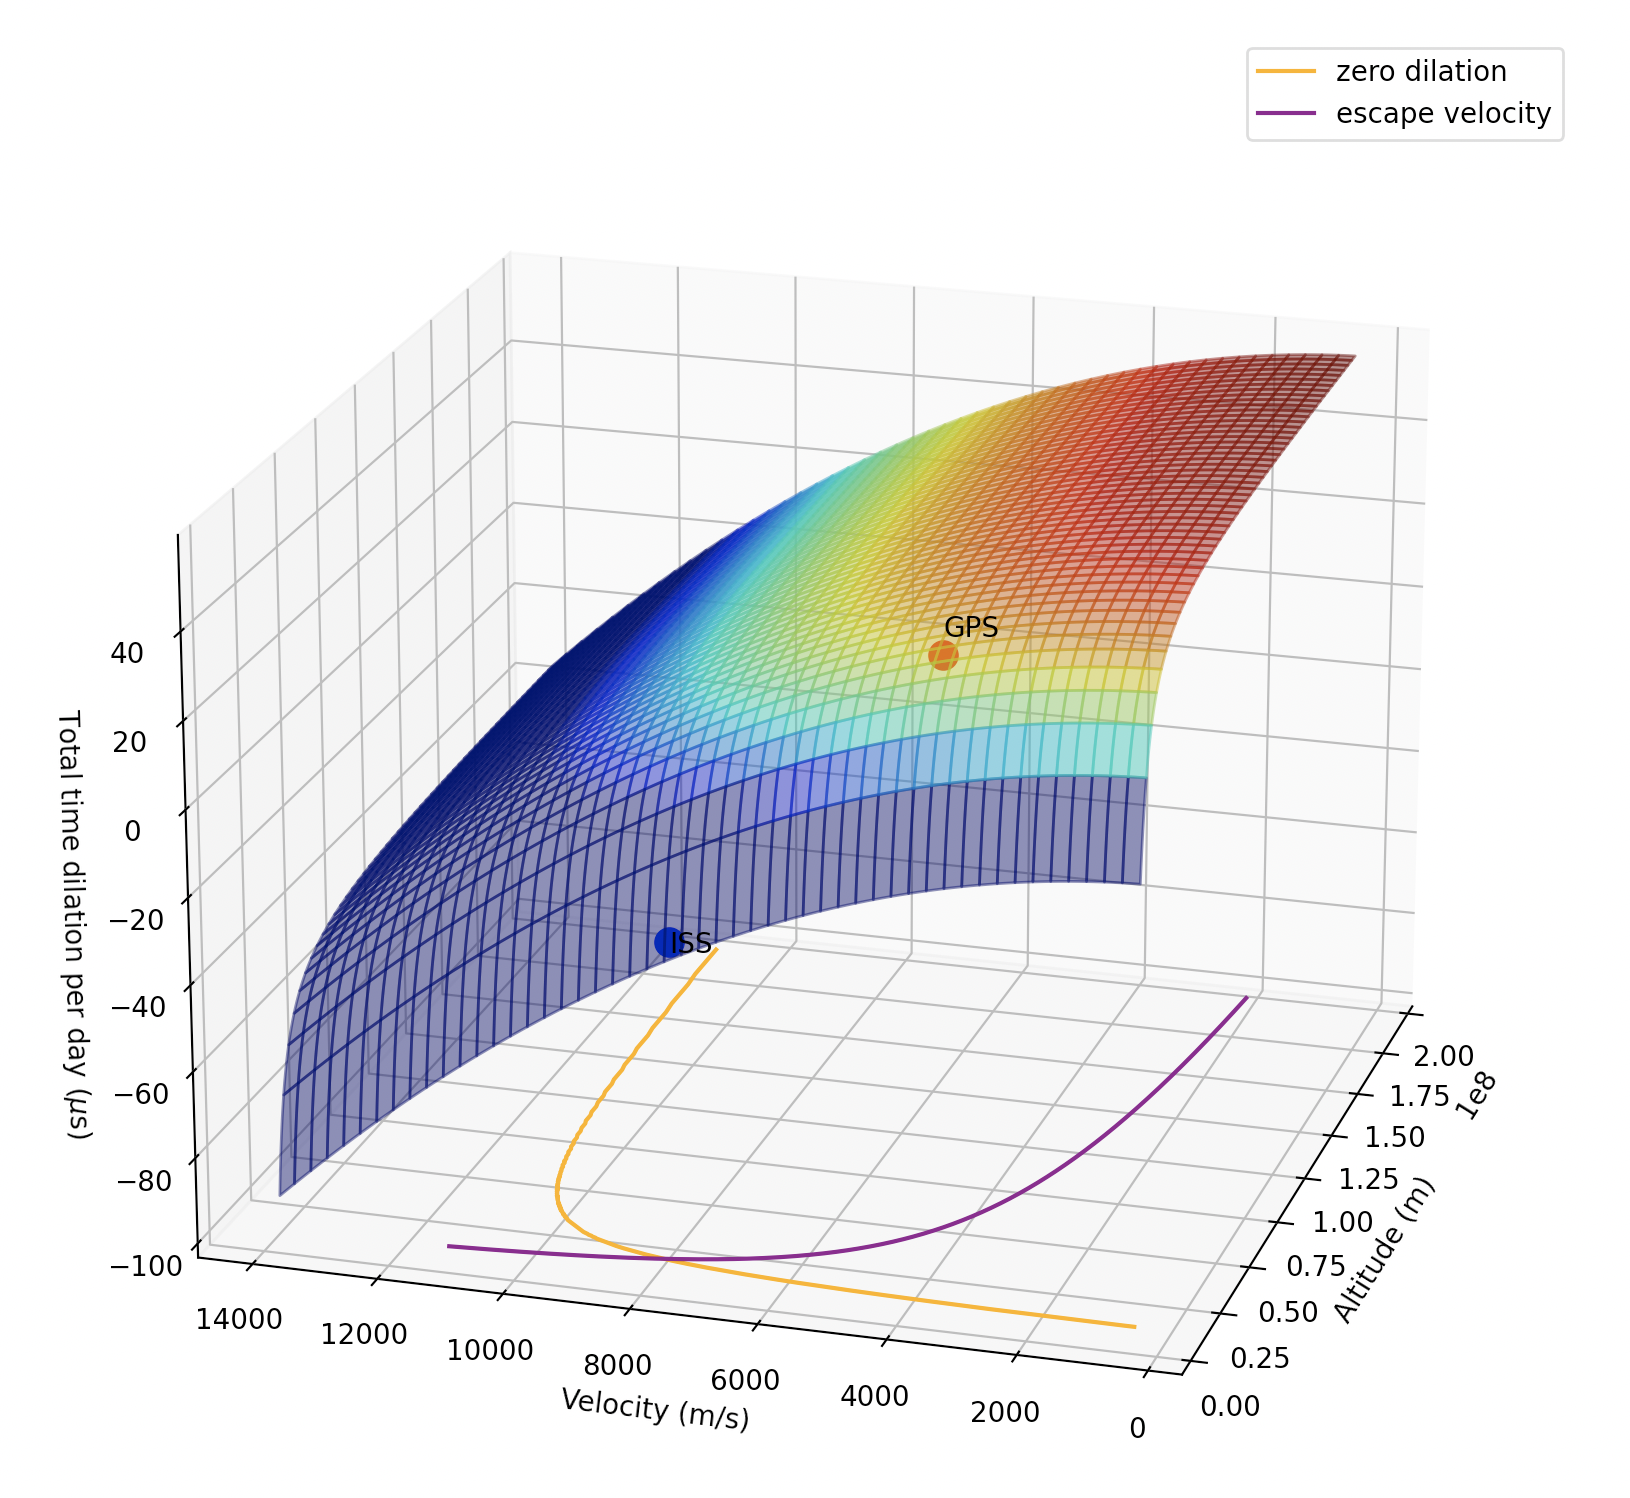

The Python source for this figure:
#!/usr/bin/env python3

''' This code plots the total time dilation of a clock relative to a ground clock,
	as a function of their relative velocity and radii. 
	This total dilation is the product of kinetic and potential dilation.
	The ISS and a GPS satellite are plotted for reference.
	Additionally, the line of zero dilation (relative to ground clock),
	and the line of escape velocity are also plotted for analysis.
	It is seen that the ground-level escape velocity (purely kinetic) exactly matches
	the asymptote for zero dilation, establishing conversion to purely potential.
'''

import numpy as np
from numpy import sqrt, pi
import matplotlib.pyplot as plt
from matplotlib import cm

#FORMULAE
#Total time dilation is given as microseconds per day
def potential(r2): return sqrt(1-2*G*M/(r2*c**2))/sqrt(1-2*G*M/(r1*c**2))
def kinetic(v2): return sqrt(1-v2**2/c**2)/sqrt(1-v1**2/c**2)
def combined(r2, v2): return (spd*(potential(r2) * kinetic(v2)-1))*1E6

#CONSTANTS
c = 2.998E8 #speed of light (m/s)
G = 6.674E-11 #gravitational constant (m^3/kg/s^2)
M = 5.97E24 #Earth's mass (kg)
spd = 8.64E4 #seconds per day (s)
r1 = 6.371E6 #radius of Earth (m)
rGPS = r1 + 2.02E7 #orbit radius of GPS (m)
rISS = r1 + 4.289E5 #orbit radius of ISS (m)
v1 =  2*pi*r1/spd #tangental speed of clock at equator (m/s)
vGPS = 2*pi*rGPS/(spd/2) #GPS satellites orbit twice per day (m/s)
vISS = 7658 #ISS orbit velocity is an average (m/s)
res = 500 #plot resolution

#Radii and velocities minimized by our equitorial radius and velocity
Rrange = np.linspace(r1, 30*r1, res)
Vrange = np.linspace(v1, 30*v1, res)

#Make dilation surface
X, Y = np.meshgrid(Rrange, Vrange)
zs = np.array(combined(np.ravel(X), np.ravel(Y)))
Z = zs.reshape(X.shape)
colors = cm.jet(Z/np.amax(Z)) #linear function of range

#PLOTTING
fig = plt.figure()
ax = fig.add_subplot(111, projection='3d')
fig.set_figheight(10)
fig.set_figwidth(10)

#Plot dilation surface
ax.plot_surface(X, Y, Z, facecolors=colors, alpha=0.5)

#Plotting zero dilation line (likely a better way)
zx = []; zy = []
for i in range(res):
	for j in range(res):
		if abs(Z[i][j]) < 0.1:
			zx.append(Vrange[i]); zy.append(Rrange[j])
ax.plot(zy, zx, [-100]*len(zy), color='orange', label='zero dilation')

#Escape velocity as function of altitude
escape = np.array([sqrt(2*G*M/r) for r in Rrange])
ax.plot(Rrange, escape, [-100]*res, color='purple', label='escape velocity')

#GPS and ISS
gps = np.round([rGPS, vGPS, combined(rGPS, vGPS)],1)
ax.plot([gps[0]], [gps[1]], [gps[2]], color='r', marker='o', ms=10)
ax.text(gps[0], gps[1], gps[2]*1.1, 'GPS', size=10)
iss = np.round([rISS, vISS, combined(rISS, vISS)],1)
ax.plot([iss[0]], [iss[1]], [iss[2]], color='b', marker='o', ms=10)
ax.text(iss[0], iss[1], iss[2]*1.1, 'ISS', size=10)

#Finish
ax.set_xlabel('Altitude (m)')
ax.set_ylabel('Velocity (m/s)')
ax.set_zlabel('Total time dilation per day ($\mu$s)')
plt.legend()
plt.show()

###anywallsocket@github.com
